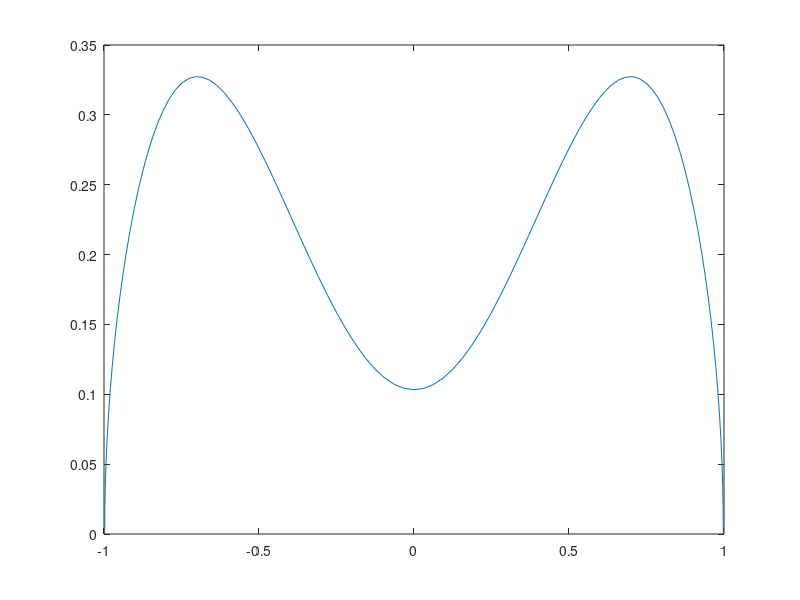

Reproduce this figure in MATLAB.
chi = linspace(-pi/2,pi/2,101);
alph = 1.38581894;
a = .72;
x = a*alph*sin(chi);
y = a*alph/2*(.207+2.003*sin(chi).^2-1.123*sin(chi).^4).*cos(chi);
plot(x,y)